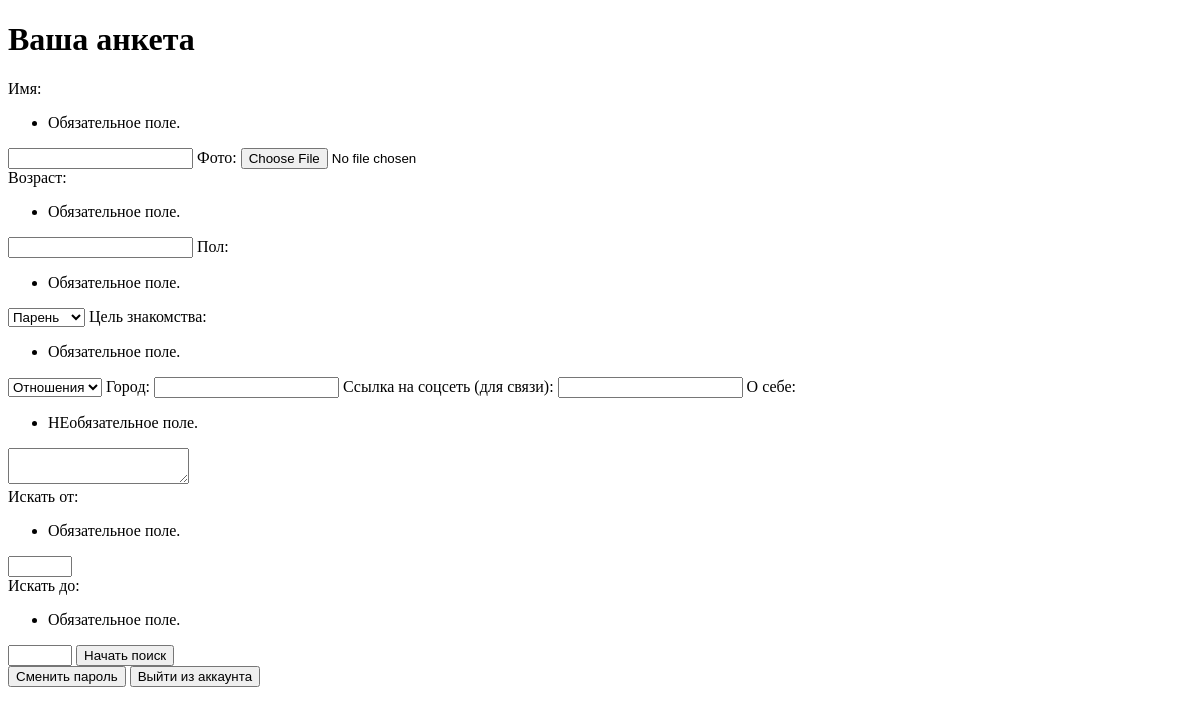
The page /searching/myprofile/ (signed in) on the database as committed earlier.
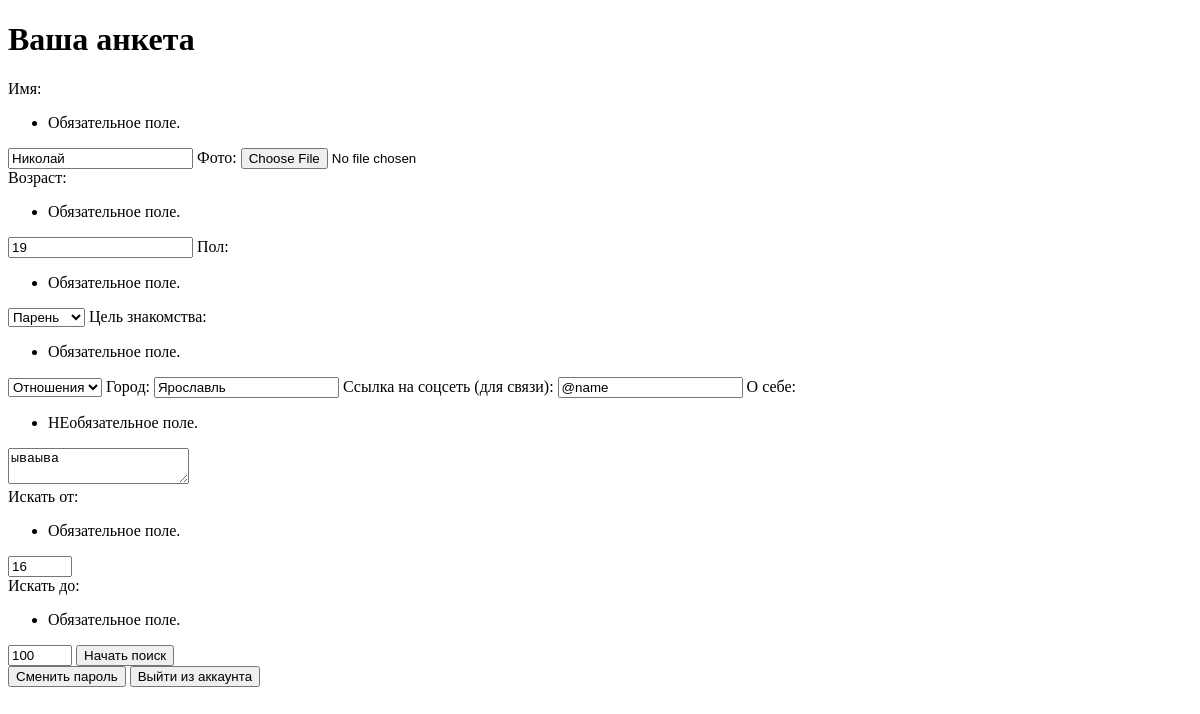
The same page on the database as committed later.
### searching/models.py (models this page shows, shortened)
class Profile(models.Model):
    genders = (
        ('Парень', 'Парень'),
        ('Девушка', 'Девушка')
    )
    point_of_searching_list = (
        ('Отношения', 'Отношения'),
        ('Свидания', 'Свидания'),
        ('Дружба', 'Дружба'),
        ('Общение', 'Общение'),
    )
    name = models.CharField ('Имя', max_length=50)
    avatar = models.ImageField ('Фото', upload_to='photos/users', default='photos/users/default_avatar.jpg')
    age = models.IntegerField("Возраст")
    gender = models.CharField ("Пол", choices=genders, max_length=30, default=genders[0])
    point_of_searching = models.CharField ("Цель знакомства", choices=point_of_searching_list, max_length=30, default=point_of_searching_list[0])
    city = models.CharField ('Город', max_length=100, default="Не указано")
    description = models.TextField ('О себе', max_length=50)
    social = models.CharField ('Ссылка на соцсеть', max_length=50, default='@name')
    user = models.ForeignKey(User, verbose_name='Автор анкеты', on_delete=models.CASCADE)
    age_search_min = models.IntegerField("Возраст поиска (от)", default=16)
    age_search_max = models.IntegerField("Возраст поиска (до)", default=100)
    class Meta:
        verbose_name = "Анкета"
        verbose_name_plural = "Анкеты"

### searching/views.py (the view)
@login_required
def MyProfileView(request):
    defaults = load_defaults(request)
    return render (request, 'searching/myprofile.html', {'username': request.user.id, 'dname':defaults['name'], 'davatar':defaults['avatar'], 'dcity':defaults['city'], 'dage': defaults['age'], 'dgender': defaults['gender'], 'dpoint_of_searching':defaults['point_of_searching'], 'dsocial':defaults['social'], 'ddescription':defaults['description'], 'dminage':defaults['minage'], 'dmaxage':defaults['maxage']})

### searching/views.py (called while the page is built)
def load_defaults(request):
    profiles = Profile.objects.all()
    for profile in profiles:
        if str(profile.user) == str(request.user.username):
            return {'profileid':profile.id, 'name':profile.name, 'avatar':profile.avatar, 'city':profile.city, 'age': profile.age, 'gender': profile.gender, 'point_of_searching':profile.point_of_searching, 'social':profile.social, 'description':profile.description, 'minage':profile.age_search_min, 'maxage':profile.age_search_max}
    return {'name':'', 'avatar':'', 'city':'', 'age':'', 'gender':'', 'point_of_searching':'', 'social':'', 'description':'', 'minage':'', 'maxage':''}

### templates/searching/myprofile.html (shortened to what this page needs)
<!DOCTYPE html>
<html>
    <head>
    </head>
    <body>
        <h1>Ваша анкета</h1>
        <form action="{% url 'createprofile' %}" method="post">
            <tr>
                <th><label for="id_name">Имя:</label></th>
                <td>
                  <ul class="errorlist"><li>Обязательное поле.</li></ul>
                  <input type="text" value="{{dname}}" name="name" maxlength="50" required id="id_name">
                </td>
              </tr>
              <tr>
                <th><label  for="id_avatar">Фото:</label></th>
                <td>
                  <input type="file" name="avatar" value="{{davatar}}" accept="image/*" id="id_avatar">
                </td>
              </tr>
              <tr>
                <th><br><label for="id_age">Возраст:</label></th>
                <td>
                  <ul class="errorlist"><li>Обязательное поле.</li></ul>
                  <input type="number" value="{{dage}}" name="age" required id="id_age" min='16'>
                </td>
              </tr>
              <tr>
                <th><label for="id_gender">Пол:</label></th>
                <td>
                  <ul class="errorlist"><li>Обязательное поле.</li></ul>
                  <select name="gender" id="id_gender">
                  <option {% if dgender == "Парень" %}selected{% endif %} value="Парень">Парень</option>
                  </select>
                </td>
              </tr>
              <tr>
                <th><label for="id_point_of_searching">Цель знакомства:</label></th>
                <td>
                  <ul class="errorlist"><li>Обязательное поле.</li></ul>
                  <select name="point_of_searching" id="id_point_of_searching">
                <option {% if dpoint_of_searching == "Отношения" %}selected{% endif %} value="Отношения">Отношения</option>
            </select>
                </td>
              </tr>
              <tr>
                <th><label for="id_city">Город:</label></th>
                <td>
                  <input type="text" name="city" value="{{dcity}}" maxlength="100" required id="id_city">
                </td>
              </tr>
              <tr>
                <th><label for="id_city">Ссылка на соцсеть (для связи):</label></th>
                <td>
                  <input type="text" name="social" value="{{dsocial}}" maxlength="50" required id="id_social">
                </td>
              </tr>
              <tr>
                <th><label for="id_description">О себе:</label></th>
                <td>
                  <ul class="errorlist"><li>НЕобязательное поле.</li></ul>
                  <textarea name="description" required  id="id_description">{{ddescription}}</textarea>
                </td>
              </tr>
            <tr>
              <th><br><label for="id_minage">Искать от:</label></th>
              <td>
                <ul class="errorlist"><li>Обязательное поле.</li></ul>
                <input type="number" value="{{dminage}}" name="age_search_min" required id="id_age" min='16' max='100'>
              </td>
            </tr>
            <tr>
              <th><br><label for="id_maxage">Искать до:</label></th>
              <td>
                <ul class="errorlist"><li>Обязательное поле.</li></ul>
                <input type="number" value="{{dmaxage}}" name="age_search_max" required id="id_age" min='16' max='101'>
              </td>
            </tr>
            <button type='submit'>Начать поиск</button>
        </form>
        <button onclick="location.href='{% url 'password_change' %}'">Сменить пароль</button>
        <button onclick="location.href='{% url 'logout' %}?next=/'">Выйти из аккаунта</button>
    </body>
</html>

Rows that differ between the two databases and show on the page:
added Profile: name "Николай", gender "Парень", point_of_searching "Отношения", city "Ярославль", social "@name", description "ываыва"
Other text that changed with them:
form field age: (not shown) → "19"
form field age_search_min: (not shown) → "16"
form field age_search_max: (not shown) → "100"
form field gender: "Парень" → (not shown)
form field point_of_searching: "Отношения" → (not shown)
